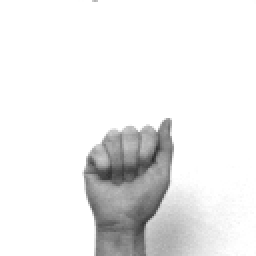
#> input picture data/test1.pgm, 128 x 128 px, given in place of the camera (shown 2 times larger)
$ python main.py
#> lines starting #> are read from the running program, lines starting #| are printed output that depends on the picture
### version_1_1/src/hand_posture.py
import cv2
import numpy as np

'''
	Getting hand posture using color filtering and thresholding (adaptive)

	@param img: the part from the frame
'''
def get_hand_posture(img):

	# Converting to HSV
	hsv = cv2.cvtColor(img, cv2.COLOR_BGR2HSV)

	# Color for skin: Hue Saturation Value
	lower_color = np.array([0, 48, 80])
	upper_color = np.array([20, 255, 255])

	# Creating a mask with the given color ranges
	mask = cv2.inRange(hsv, lower_color, upper_color)

	# Applying erosion and dilation to the mask with ellipsoid
	kernel = cv2.getStructuringElement(cv2.MORPH_ELLIPSE, (5, 5))
	# mask = cv2.erode(mask, kernel)
	mask = cv2.dilate(mask, kernel)

	# Finally applying the mask
	res = cv2.bitwise_and(img, img, mask = mask)

	# Converting color to Gray scale
	res = cv2.cvtColor(res, cv2.COLOR_BGR2GRAY)

	# Applying Gaussian Blur
	res = cv2.GaussianBlur(res, (11, 11), 0)

	# Applying Threshold
	res = cv2.adaptiveThreshold(res, 255, cv2.ADAPTIVE_THRESH_GAUSSIAN_C, cv2.THRESH_BINARY, 11, 1)

	# Returning the result image (posture)
	return res

### version_1_1/src/main.py
import time
import datetime
import cv2
import numpy as np

from hand_posture import get_hand_posture


# Initializing Video capture
cap = cv2.VideoCapture(0)

# Box parameters
BOX_SIZE = 400
BOX_X, BOX_Y = int(cap.get(3) / 8), int(cap.get(4) / 2 - BOX_SIZE // 2)

# Main Loop
while True:
	# Reading frames from Video
	ret, frame = cap.read()
#> frame is the input picture: shape (128, 128, 3); min 44, max 255, mean 235.9
	frame = cv2.flip(frame, 1)
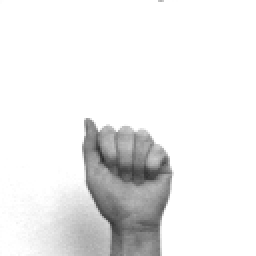
#> frame: shape (128, 128, 3) (shown 2 times larger); min 44, max 255, mean 235.9

	# Getting inside of the box
	cropped = frame[BOX_Y:BOX_Y + BOX_SIZE, BOX_X:BOX_X + BOX_SIZE]
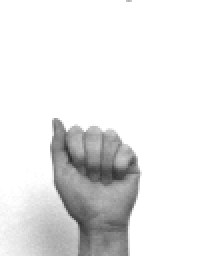
#> cropped: shape (128, 112, 3) (shown 2 times larger); min 44, max 255, mean 233.2

	# Getting hand posture
	img = get_hand_posture(cropped)
#> in get_hand_posture, `hsv = cv2.cvtColor(img, cv2.COLOR_BGR2HSV)`: hsv: shape (128, 112, 3); mean H, S, V 0, 0, 233.2
#> in get_hand_posture, `mask = cv2.inRange(hsv, lower_color, upper_color)`: mask: shape (128, 112); every value is 0
#> in get_hand_posture, `res = cv2.bitwise_and(img, img, mask = mask)`: res: shape (128, 112, 3); every value is 0
#> in get_hand_posture, `res = cv2.adaptiveThreshold(res, 255, cv2.ADAPTIVE_THRESH_GAUSSIAN_C, ..`: res: shape (128, 112); every value is 255

	# TODO: remove it when you are done
	frame = cv2.cvtColor(frame, cv2.COLOR_BGR2GRAY)
#> frame: shape (128, 128)
	frame[BOX_Y:BOX_Y + BOX_SIZE, BOX_X:BOX_X + BOX_SIZE] = img

	# Drawing Box in the given coordinates
	cv2.rectangle(frame, (BOX_X, BOX_Y), (BOX_X + BOX_SIZE, BOX_Y + BOX_SIZE), (255, 0, 0), 2)
#> frame: shape (128, 128); min 241, max 255, mean 254.9

	# Showing the frame
	cv2.imshow('Sign Language', frame)

	# Keyboard events
	keyCode = cv2.waitKey(50)
#> (key Esc is pressed here)

	# Save
	# if keyCode == 115:
	# time.sleep(0.5)
	print("s pressed. Saving picture...")

	OUTPUT_FILE_NAME = "../samples/test-" + str(datetime.datetime.now()) + ".JPG"
	cv2.imwrite(OUTPUT_FILE_NAME, img)

	# Exit
	if keyCode == 27:
		print("ESC pressed. Closing...")
		break

# Releasing Video capture
cap.release()
cv2.destroyAllWindows()
